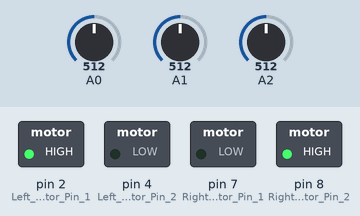
Simulated run of this sketch. Board: Arduino Uno, built with avr-gcc and run on an emulated ATmega328P. On the bench: switched loads named in the sketch (green lamp = pin HIGH). The test bench sets the inputs (shaded band); at power-on: A0 = 512, A1 = 512, A2 = 512.

Above: at 0.1 s.
Timing chart, 0 to 1.6 s (numbered marks = the images above):
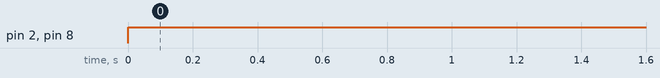

The sketch:

simple_line_follower1.0.ino
```cpp
int lPin1 = 2;
int lPin2 = 4;
int rPin1 = 7;
int rPin2 = 8;
int pwm1=9;
int pwm2=10;
long sensors[] = {0, 0, 0};
void setup()
{

 pinMode(2,OUTPUT); //Left Motor Pin 1
 pinMode(4,OUTPUT); //Left Motor Pin 2
 pinMode(7,OUTPUT); //Right Motor Pin 1
 pinMode(8,OUTPUT);  //Right Motor Pin 2
 Serial.begin(9600); //Enable Serial Communications

}

void loop()
{
  sensors_read();
  follow();

}

void sensors_read()
{
for (int i = 0; i < 3; i++)
  sensors[i] = analogRead(i);
}

void forward()
{
      digitalWrite(2,HIGH);
      digitalWrite(4,LOW);
      digitalWrite(7,LOW);
      digitalWrite(8,HIGH);

}

void left()
{
      digitalWrite(2,LOW);
      digitalWrite(4,LOW);
      digitalWrite(7,LOW);
      digitalWrite(8,HIGH);
}

void right()
{
      digitalWrite(2,HIGH);
      digitalWrite(4,LOW);
      digitalWrite(7,LOW);
      digitalWrite(8,LOW);
}
void halt()
{
    digitalWrite(2,LOW);
    digitalWrite(4,LOW);
    digitalWrite(7,LOW);
    digitalWrite(8,LOW);
}

void reverse()
{
      digitalWrite(2,LOW);
      digitalWrite(4,HIGH);
      digitalWrite(7,HIGH);
      digitalWrite(8,LOW);
}

void follow()
{
   start:
   if((sensors[0]>600)&&(sensors[1]<600)&&(sensors[2]>600))  //White || Black|| White
    {
      forward();
    }

    else if((sensors[0]<600)&&(sensors[1]>600)&&(sensors[2]>600))  //Black || White || White
    {
       right();
    }

    else if((sensors[0]>600)&&(sensors[1]>600)&&(sensors[3]<600))  //White || White || Black
    {
      left();
    }

    /*else if((sensors[0]<600)&&(sensors[1]<600)&&(sensors[2]<600))
    {
      forward();

      if((sensors[0]>600)&&(sensors[1]<600)&&(sensors[2]>600))
        {follow();}

      reverse();
      follow();

     }*/
   /*else if((sensors[0]>600)&&(sensors[1]>600)&&(sensors[2]>600))
     reverse();*/
    else
     forward();
}
```

Measured:
- by itself, pin 2 (Left_Motor_Pin_1), pin 8 (Right_Motor_Pin_2): LOW → HIGH at 0.00 s
